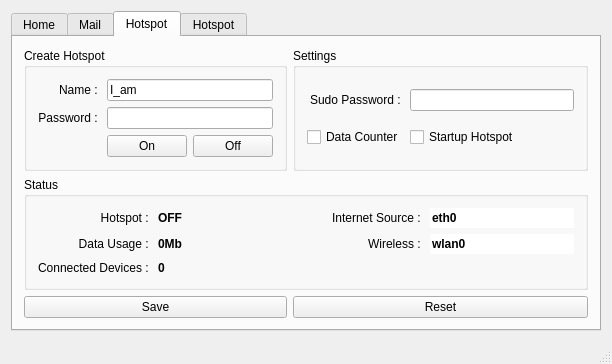
<?xml version="1.0" encoding="UTF-8"?>
<ui version="4.0">
 <class>Faunus</class>
 <widget class="QMainWindow" name="Faunus">
  <property name="geometry">
   <rect>
    <x>0</x>
    <y>0</y>
    <width>612</width>
    <height>364</height>
   </rect>
  </property>
  <property name="windowTitle">
   <string>Faunus AlphaV0.0.6</string>
  </property>
  <widget class="QWidget" name="centralWidget">
   <layout class="QGridLayout" name="gridLayout_2">
    <item row="0" column="0">
     <widget class="QTabWidget" name="tabWidget_main">
      <property name="enabled">
       <bool>true</bool>
      </property>
      <property name="currentIndex">
       <number>2</number>
      </property>
      <widget class="QWidget" name="tab_home">
       <attribute name="title">
        <string>Home</string>
       </attribute>
       <layout class="QGridLayout" name="gridLayout_13">
        <item row="0" column="1">
         <widget class="QGroupBox" name="groupBox_home_status">
          <property name="title">
           <string>Status</string>
          </property>
          <layout class="QGridLayout" name="gridLayout_14">
           <item row="1" column="1">
            <widget class="QLabel" name="label_15">
             <property name="font">
              <font>
               <family>Ubuntu</family>
               <weight>75</weight>
               <bold>true</bold>
              </font>
             </property>
             <property name="text">
              <string>ON</string>
             </property>
            </widget>
           </item>
           <item row="0" column="0">
            <widget class="QLabel" name="label">
             <property name="text">
              <string>Unseen Mail : </string>
             </property>
             <property name="alignment">
              <set>Qt::AlignRight|Qt::AlignTrailing|Qt::AlignVCenter</set>
             </property>
            </widget>
           </item>
           <item row="1" column="0">
            <widget class="QLabel" name="label_14">
             <property name="text">
              <string>Hotspot : </string>
             </property>
             <property name="alignment">
              <set>Qt::AlignRight|Qt::AlignTrailing|Qt::AlignVCenter</set>
             </property>
            </widget>
           </item>
           <item row="0" column="1">
            <widget class="QLabel" name="lbl_main_unseen">
             <property name="font">
              <font>
               <weight>75</weight>
               <bold>true</bold>
              </font>
             </property>
             <property name="text">
              <string>3</string>
             </property>
            </widget>
           </item>
           <item row="3" column="0" colspan="3">
            <spacer name="verticalSpacer">
             <property name="orientation">
              <enum>Qt::Vertical</enum>
             </property>
             <property name="sizeHint" stdset="0">
              <size>
               <width>20</width>
               <height>40</height>
              </size>
             </property>
            </spacer>
           </item>
           <item row="0" column="2" rowspan="2">
            <spacer name="horizontalSpacer">
             <property name="orientation">
              <enum>Qt::Horizontal</enum>
             </property>
             <property name="sizeHint" stdset="0">
              <size>
               <width>40</width>
               <height>20</height>
              </size>
             </property>
            </spacer>
           </item>
          </layout>
         </widget>
        </item>
        <item row="0" column="2">
         <widget class="QGroupBox" name="groupBox_home_settings">
          <property name="title">
           <string>Settings</string>
          </property>
          <layout class="QGridLayout" name="gridLayout_12">
           <item row="3" column="1">
            <widget class="QCheckBox" name="chb_startup_faunus">
             <property name="text">
              <string>Startup Faunus</string>
             </property>
             <property name="checked">
              <bool>true</bool>
             </property>
            </widget>
           </item>
           <item row="5" column="1">
            <spacer name="verticalSpacer_2">
             <property name="orientation">
              <enum>Qt::Vertical</enum>
             </property>
             <property name="sizeHint" stdset="0">
              <size>
               <width>20</width>
               <height>40</height>
              </size>
             </property>
            </spacer>
           </item>
           <item row="4" column="1">
            <widget class="QPushButton" name="btn_home_settings_save">
             <property name="text">
              <string>Save Settings</string>
             </property>
            </widget>
           </item>
          </layout>
         </widget>
        </item>
       </layout>
      </widget>
      <widget class="QWidget" name="tab_mail">
       <attribute name="title">
        <string>Mail</string>
       </attribute>
       <layout class="QGridLayout" name="gridLayout_7">
        <item row="1" column="0">
         <widget class="QGroupBox" name="groupBox_mail_settings">
          <property name="title">
           <string>Settings</string>
          </property>
          <layout class="QGridLayout" name="gridLayout_3">
           <item row="0" column="0">
            <widget class="QCheckBox" name="chb_automail">
             <property name="text">
              <string>Automail Check</string>
             </property>
            </widget>
           </item>
           <item row="1" column="0">
            <widget class="QCheckBox" name="chb_startup_automail">
             <property name="text">
              <string>Startup Automail</string>
             </property>
            </widget>
           </item>
          </layout>
         </widget>
        </item>
        <item row="1" column="1">
         <widget class="QGroupBox" name="groupBox_mail_smtp">
          <property name="title">
           <string>Outgoing Settings (SMTP)</string>
          </property>
          <layout class="QGridLayout" name="gridLayout_6">
           <item row="0" column="0">
            <widget class="QLabel" name="label_4">
             <property name="text">
              <string>SMTP Server</string>
             </property>
             <property name="alignment">
              <set>Qt::AlignRight|Qt::AlignTrailing|Qt::AlignVCenter</set>
             </property>
            </widget>
           </item>
           <item row="0" column="1">
            <widget class="QLineEdit" name="lne_smtp_server">
             <property name="text">
              <string>smtp.metu.edu.tr</string>
             </property>
             <property name="frame">
              <bool>true</bool>
             </property>
            </widget>
           </item>
           <item row="1" column="0">
            <widget class="QLabel" name="label_3">
             <property name="text">
              <string>SMTP Port</string>
             </property>
             <property name="alignment">
              <set>Qt::AlignRight|Qt::AlignTrailing|Qt::AlignVCenter</set>
             </property>
            </widget>
           </item>
           <item row="1" column="1">
            <widget class="QLineEdit" name="lne_smtp_port">
             <property name="text">
              <string>587</string>
             </property>
            </widget>
           </item>
          </layout>
         </widget>
        </item>
        <item row="0" column="1">
         <widget class="QGroupBox" name="groupBox_mail_imap">
          <property name="enabled">
           <bool>true</bool>
          </property>
          <property name="title">
           <string>Incoming Settings (IMAP)</string>
          </property>
          <layout class="QGridLayout" name="gridLayout_5">
           <item row="0" column="1">
            <widget class="QLineEdit" name="lne_imap_server">
             <property name="text">
              <string>imap.metu.edu.tr</string>
             </property>
             <property name="frame">
              <bool>true</bool>
             </property>
            </widget>
           </item>
           <item row="1" column="1">
            <widget class="QLineEdit" name="lne_imap_port">
             <property name="text">
              <string>993</string>
             </property>
            </widget>
           </item>
           <item row="1" column="0">
            <widget class="QLabel" name="label_5">
             <property name="text">
              <string>IMAP Port</string>
             </property>
             <property name="alignment">
              <set>Qt::AlignRight|Qt::AlignTrailing|Qt::AlignVCenter</set>
             </property>
            </widget>
           </item>
           <item row="0" column="0">
            <widget class="QLabel" name="label_6">
             <property name="text">
              <string>IMAP Server</string>
             </property>
             <property name="alignment">
              <set>Qt::AlignRight|Qt::AlignTrailing|Qt::AlignVCenter</set>
             </property>
            </widget>
           </item>
          </layout>
         </widget>
        </item>
        <item row="0" column="0">
         <widget class="QGroupBox" name="groupBox_mail_account">
          <property name="title">
           <string>Login Mail</string>
          </property>
          <property name="flat">
           <bool>false</bool>
          </property>
          <layout class="QGridLayout" name="gridLayout">
           <item row="1" column="2">
            <widget class="QLineEdit" name="lne_password">
             <property name="echoMode">
              <enum>QLineEdit::Password</enum>
             </property>
            </widget>
           </item>
           <item row="1" column="1">
            <widget class="QLabel" name="label_2">
             <property name="text">
              <string>Password</string>
             </property>
             <property name="alignment">
              <set>Qt::AlignRight|Qt::AlignTrailing|Qt::AlignVCenter</set>
             </property>
            </widget>
           </item>
           <item row="0" column="2">
            <widget class="QLineEdit" name="lne_username"/>
           </item>
           <item row="0" column="1">
            <widget class="QLabel" name="label_1">
             <property name="text">
              <string>Username</string>
             </property>
             <property name="alignment">
              <set>Qt::AlignRight|Qt::AlignTrailing|Qt::AlignVCenter</set>
             </property>
            </widget>
           </item>
          </layout>
         </widget>
        </item>
        <item row="2" column="0">
         <widget class="QPushButton" name="btn_mail_save">
          <property name="text">
           <string>Save</string>
          </property>
         </widget>
        </item>
        <item row="2" column="1">
         <widget class="QPushButton" name="btn_mail_reset">
          <property name="text">
           <string>Reset</string>
          </property>
         </widget>
        </item>
       </layout>
      </widget>
      <widget class="QWidget" name="tab_hotspot_linux">
       <attribute name="title">
        <string>Hotspot</string>
       </attribute>
       <layout class="QGridLayout" name="gridLayout_15">
        <item row="0" column="0">
         <widget class="QGroupBox" name="groupBox_hotspot_create">
          <property name="title">
           <string>Create Hotspot</string>
          </property>
          <layout class="QGridLayout" name="gridLayout_16">
           <item row="0" column="1" colspan="2">
            <widget class="QLineEdit" name="lne_hotspot_name">
             <property name="enabled">
              <bool>true</bool>
             </property>
             <property name="text">
              <string>I_am</string>
             </property>
            </widget>
           </item>
           <item row="0" column="0">
            <widget class="QLabel" name="label_13">
             <property name="text">
              <string>Name : </string>
             </property>
             <property name="alignment">
              <set>Qt::AlignRight|Qt::AlignTrailing|Qt::AlignVCenter</set>
             </property>
            </widget>
           </item>
           <item row="1" column="0">
            <widget class="QLabel" name="label_16">
             <property name="text">
              <string>Password : </string>
             </property>
             <property name="alignment">
              <set>Qt::AlignRight|Qt::AlignTrailing|Qt::AlignVCenter</set>
             </property>
            </widget>
           </item>
           <item row="2" column="1">
            <widget class="QPushButton" name="btn_hotspot_on">
             <property name="text">
              <string>On</string>
             </property>
            </widget>
           </item>
           <item row="1" column="1" colspan="2">
            <widget class="QLineEdit" name="lne_hotspot_password">
             <property name="text">
              <string/>
             </property>
             <property name="echoMode">
              <enum>QLineEdit::Password</enum>
             </property>
            </widget>
           </item>
           <item row="2" column="2">
            <widget class="QPushButton" name="btn_hotspot_off">
             <property name="text">
              <string>Off</string>
             </property>
            </widget>
           </item>
          </layout>
         </widget>
        </item>
        <item row="0" column="1">
         <widget class="QGroupBox" name="groupBox_hotspot_settings">
          <property name="title">
           <string>Settings</string>
          </property>
          <layout class="QGridLayout" name="gridLayout_17">
           <item row="0" column="0">
            <widget class="QLabel" name="label_20">
             <property name="text">
              <string>Sudo Password : </string>
             </property>
             <property name="alignment">
              <set>Qt::AlignRight|Qt::AlignTrailing|Qt::AlignVCenter</set>
             </property>
            </widget>
           </item>
           <item row="1" column="0">
            <widget class="QCheckBox" name="chb_hotspot_datausage">
             <property name="text">
              <string>Data Counter</string>
             </property>
            </widget>
           </item>
           <item row="0" column="1">
            <widget class="QLineEdit" name="lne_sudo_password">
             <property name="text">
              <string/>
             </property>
             <property name="echoMode">
              <enum>QLineEdit::Password</enum>
             </property>
            </widget>
           </item>
           <item row="1" column="1">
            <widget class="QCheckBox" name="chb_startup_hotspot">
             <property name="text">
              <string>Startup Hotspot</string>
             </property>
            </widget>
           </item>
          </layout>
         </widget>
        </item>
        <item row="1" column="0" colspan="2">
         <widget class="QGroupBox" name="groupBox_hotspot_status">
          <property name="enabled">
           <bool>true</bool>
          </property>
          <property name="title">
           <string>Status</string>
          </property>
          <layout class="QGridLayout" name="gridLayout_18">
           <item row="2" column="0">
            <widget class="QLabel" name="label_21">
             <property name="text">
              <string>Connected Devices : </string>
             </property>
             <property name="alignment">
              <set>Qt::AlignRight|Qt::AlignTrailing|Qt::AlignVCenter</set>
             </property>
            </widget>
           </item>
           <item row="0" column="0">
            <widget class="QLabel" name="label_17">
             <property name="text">
              <string>Hotspot : </string>
             </property>
             <property name="alignment">
              <set>Qt::AlignRight|Qt::AlignTrailing|Qt::AlignVCenter</set>
             </property>
            </widget>
           </item>
           <item row="1" column="1">
            <widget class="QLabel" name="lbl_hotspot_datausage">
             <property name="font">
              <font>
               <weight>75</weight>
               <bold>true</bold>
              </font>
             </property>
             <property name="text">
              <string>0Mb</string>
             </property>
            </widget>
           </item>
           <item row="1" column="0">
            <widget class="QLabel" name="label_23">
             <property name="text">
              <string>Data Usage : </string>
             </property>
             <property name="alignment">
              <set>Qt::AlignRight|Qt::AlignTrailing|Qt::AlignVCenter</set>
             </property>
            </widget>
           </item>
           <item row="0" column="1">
            <widget class="QLabel" name="lbl_hotspot_status">
             <property name="font">
              <font>
               <weight>75</weight>
               <bold>true</bold>
              </font>
             </property>
             <property name="text">
              <string>OFF</string>
             </property>
            </widget>
           </item>
           <item row="0" column="4">
            <widget class="QLabel" name="label_19">
             <property name="text">
              <string>Internet Source : </string>
             </property>
             <property name="alignment">
              <set>Qt::AlignRight|Qt::AlignTrailing|Qt::AlignVCenter</set>
             </property>
            </widget>
           </item>
           <item row="2" column="1">
            <widget class="QLabel" name="lbl_hotspot_connecteds">
             <property name="font">
              <font>
               <weight>75</weight>
               <bold>true</bold>
              </font>
             </property>
             <property name="text">
              <string>0</string>
             </property>
            </widget>
           </item>
           <item row="1" column="4">
            <widget class="QLabel" name="label_25">
             <property name="text">
              <string>Wireless : </string>
             </property>
             <property name="alignment">
              <set>Qt::AlignRight|Qt::AlignTrailing|Qt::AlignVCenter</set>
             </property>
            </widget>
           </item>
           <item row="0" column="5">
            <widget class="QLineEdit" name="lne_hotspot_inet">
             <property name="font">
              <font>
               <weight>75</weight>
               <bold>true</bold>
              </font>
             </property>
             <property name="text">
              <string>eth0</string>
             </property>
             <property name="frame">
              <bool>false</bool>
             </property>
             <property name="readOnly">
              <bool>true</bool>
             </property>
            </widget>
           </item>
           <item row="1" column="5">
            <widget class="QLineEdit" name="lne_hotspot_wlan">
             <property name="font">
              <font>
               <weight>75</weight>
               <bold>true</bold>
              </font>
             </property>
             <property name="text">
              <string>wlan0</string>
             </property>
             <property name="frame">
              <bool>false</bool>
             </property>
             <property name="readOnly">
              <bool>true</bool>
             </property>
            </widget>
           </item>
           <item row="0" column="2" rowspan="3">
            <spacer name="horizontalSpacer_2">
             <property name="orientation">
              <enum>Qt::Horizontal</enum>
             </property>
             <property name="sizeHint" stdset="0">
              <size>
               <width>40</width>
               <height>20</height>
              </size>
             </property>
            </spacer>
           </item>
          </layout>
         </widget>
        </item>
        <item row="2" column="0">
         <widget class="QPushButton" name="btn_hotspot_save">
          <property name="text">
           <string>Save</string>
          </property>
         </widget>
        </item>
        <item row="2" column="1">
         <widget class="QPushButton" name="btn_hotspot_reset">
          <property name="text">
           <string>Reset</string>
          </property>
         </widget>
        </item>
       </layout>
      </widget>
      <widget class="QWidget" name="tab_hotspot_windows">
       <property name="enabled">
        <bool>true</bool>
       </property>
       <attribute name="title">
        <string>Hotspot</string>
       </attribute>
      </widget>
     </widget>
    </item>
   </layout>
  </widget>
  <widget class="QStatusBar" name="statusBar"/>
 </widget>
 <layoutdefault spacing="6" margin="11"/>
 <resources/>
 <connections/>
</ui>
